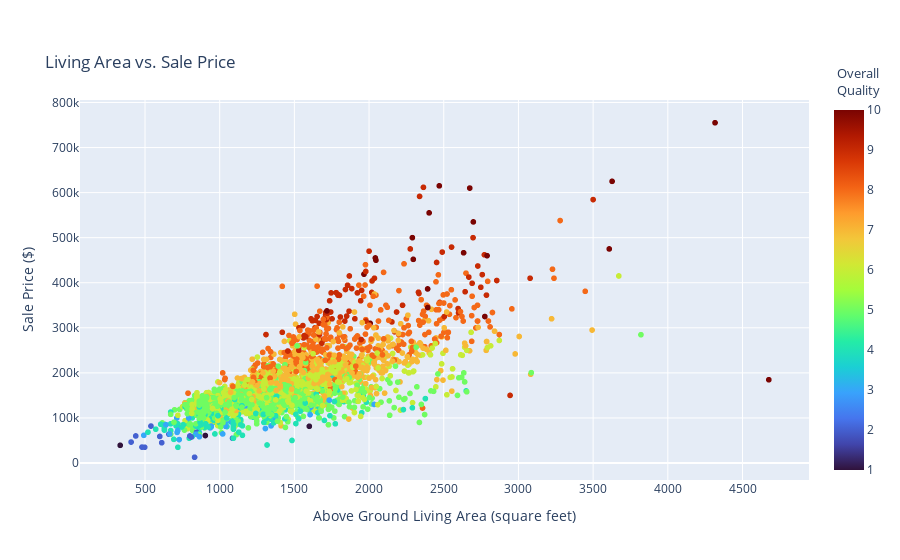

Source (notebook cell):
### Markdown cell above
### Visualize highest correlated varaibles with sale price

### Code cell
fig = px.scatter(housing, x= 'GrLivArea', y = 'SalePrice', color = 'OverallQual',
                 title='Living Area vs. Sale Price',
                 labels={'GrLivArea': 'Above Ground Living Area (square feet)', 
                         'SalePrice': 'Sale Price ($)',
                        'OverallQual': ''},
                hover_data= ['SaleCondition'],
                 color_continuous_scale='Turbo')

fig.update_layout(
    title=dict(y=0.9))

# Add custom annotation for the legend title
fig.add_annotation(
    x=1.1,  # Adjust the x position as needed
    y=1.1,  # Adjust the y position as needed
    text="Overall<br>Quality",  # Custom legend title with line break
    showarrow=False,
    xref="paper",
    yref="paper",
    align="left",
    font=dict(size=13)
)

fig.show()

### Figure 1 — Plotly figure (JSON) as saved in the notebook; plotly's stock layout.template omitted (floating-point values rounded to 4 significant figures; data arrays with more than 128 entries replaced by an {"elided": "..."} marker saying what was removed)
{"data": [{"customdata": {"elided": "2579x1 str values"}, "hovertemplate": "Above Ground Living Area (square feet)=%{x}<br>Sale Price ($)=%{y}<br>SaleCondition=%{customdata[0]}<br>=%{marker.color}<extra></extra>", "legendgroup": "", "marker": {"color": {"elided": "2579 int values"}, "coloraxis": "coloraxis", "symbol": "circle"}, "mode": "markers", "name": "", "showlegend": false, "type": "scattergl", "x": {"elided": "2579 int values"}, "xaxis": "x", "y": {"elided": "2579 int values"}, "yaxis": "y"}], "layout": {"annotations": [{"align": "left", "font": {"size": 13}, "showarrow": false, "text": "Overall<br>Quality", "x": 1.1, "xref": "paper", "y": 1.1, "yref": "paper"}], "coloraxis": {"colorbar": {"title": {"text": ""}}, "colorscale": [[0, "#30123b"], [0.07143, "#4145ab"], [0.1429, "#4675ed"], [0.2143, "#39a2fc"], [0.2857, "#1bcfd4"], [0.3571, "#24eca6"], [0.4286, "#61fc6c"], [0.5, "#a4fc3b"], [0.5714, "#d1e834"], [0.6429, "#f3c63a"], [0.7143, "#fe9b2d"], [0.7857, "#f36315"], [0.8571, "#d93806"], [0.9286, "#b11901"], [1, "#7a0402"]]}, "legend": {"tracegroupgap": 0}, "title": {"text": "Living Area vs. Sale Price", "y": 0.9}, "xaxis": {"anchor": "y", "domain": [0, 1], "title": {"text": "Above Ground Living Area (square feet)"}}, "yaxis": {"anchor": "x", "domain": [0, 1], "title": {"text": "Sale Price ($)"}}}}
